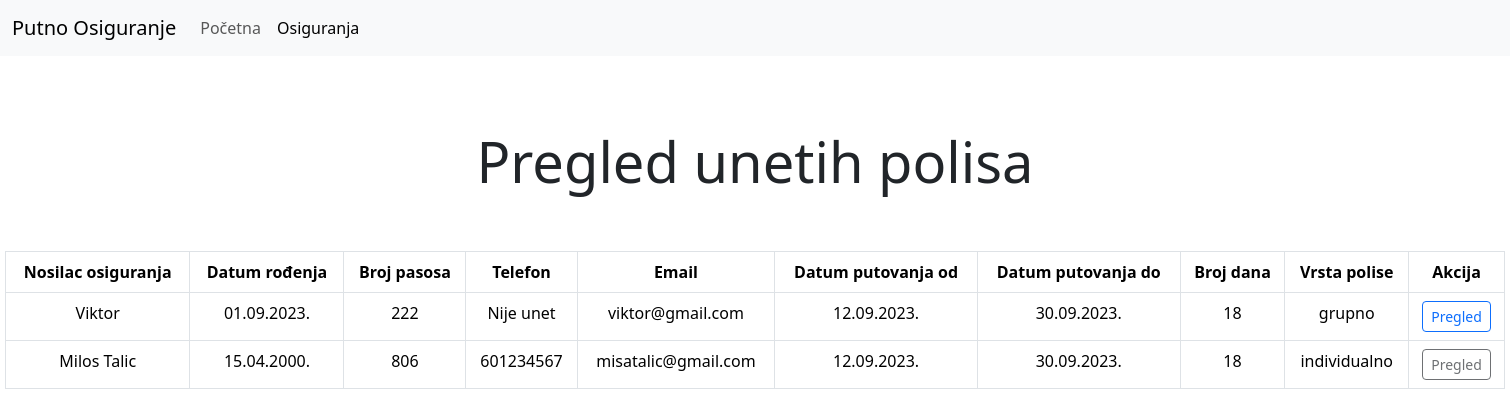
The page /osiguranja.php on the database as committed earlier.
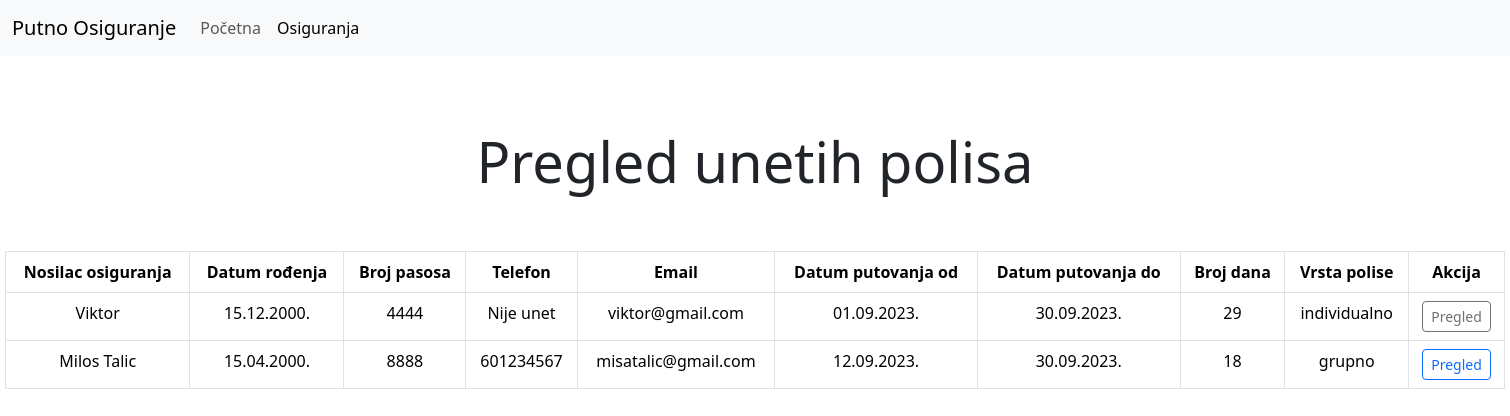
The same page on the database as committed later.
### tables this page shows
CREATE TABLE `osiguranje` (
  `nosilac_osiguranja` varchar(50) NOT NULL,
  `datum_rodjenja` date NOT NULL,
  `broj_pasosa` int(20) NOT NULL,
  `telefon` int(10) DEFAULT NULL,
  `email` varchar(30) NOT NULL,
  `datum_putovanja_od` date NOT NULL,
  `datum_putovanja_do` date NOT NULL,
  `vrsta_polise` varchar(50) NOT NULL
);

### osiguranja.php (the view, shortened to what this page needs)
<!DOCTYPE html>
<html>
<head>
</head>
<link href="https://cdn.jsdelivr.net/npm/bootstrap@5.3.1/dist/css/bootstrap.min.css" rel="stylesheet">
<link href="css/style.css" rel="stylesheet">
<body>
<nav class="navbar navbar-expand-lg bg-body-tertiary">
  <div class="container-fluid">
    <a class="navbar-brand" href="index.php">Putno Osiguranje</a>
    <div class="collapse navbar-collapse" id="navbarNav">
      <ul class="navbar-nav">
        <li class="nav-item">
          <a class="nav-link" href="index.php">Početna</a>
        </li>
        <li class="nav-item">
          <a class="nav-link active" aria-current="page" href="osiguranja.php">Osiguranja</a>
        </li>
      </ul>
    </div>
  </div>
</nav>
<br><br><br>
<h2 class="display-4">Pregled unetih polisa</h2><br><br>
<?php
    $conn  = new mysqli("localhost", "root", "", "putnoosiguranje");
    $sql = "SELECT * FROM osiguranje";
    $result = $conn->query($sql);
    if ($result->num_rows > 0) {
      echo "<table class=\"table table-hover table-bordered\" style=\" width: 1500px; margin-left: auto; margin-right: auto; \"";
      echo "<tr> <th>Nosilac osiguranja</th> <th>Datum rođenja</th> <th>Broj pasosa</th> <th>Telefon</th> <th>Email</th> <th>Datum putovanja od</th> <th>Datum putovanja do</th> <th>Broj dana</th> <th>Vrsta polise</th> <th>Akcija</th> </tr>";
      while ($row = $result->fetch_assoc()) {
        $originalDatum = $row['datum_rodjenja'];
        $noviDatum = date("d.m.Y.", strtotime($originalDatum));
        $originalDatumOd = $row['datum_putovanja_od'];
        $noviDatumOd = date("d.m.Y.", strtotime($originalDatumOd));
        $originalDatumDo = $row['datum_putovanja_do'];
        $noviDatumDo = date("d.m.Y.", strtotime($originalDatumDo));
        $datum_putovanja_od = $row['datum_putovanja_od'];
        $datum_putovanja_do = $row['datum_putovanja_do'];
        $vremenskiZig1 = strtotime($datum_putovanja_od);
        $vremenskiZig2 = strtotime($datum_putovanja_do);
        $razlikaSekunde = abs($vremenskiZig2 - $vremenskiZig1);
        $brojDana = floor($razlikaSekunde / (60 * 60 * 24));
        $grupno = "grupno";
        echo "<tr> <form action=\"osiguranja.php\" method=\"post\"> <td>" . $row["nosilac_osiguranja"] . "</td> <td>" . $noviDatum . "</td> <td>" . $row["broj_pasosa"] . "</td> <td>";
        if($row["telefon"] == 0){
          echo"Nije unet";
        }
        else {echo "" . $row["telefon"] . "";
          }
        echo " <td>" . $row["email"] . "</td>
        <td>" . $noviDatumOd . "</td> <td>" . $noviDatumDo . "</td> <td>" . $brojDana . "</td> <td>" . $row["vrsta_polise"] . "</td>";
        if($row["vrsta_polise"] == $grupno){
          echo " <td> <input type=\"hidden\" name=\"broj_pasosa\" value=" . $row["broj_pasosa"] . "> <button type=\"submit\" class=\"btn btn-outline-primary btn-sm\" name=\"pregled_dodatno\">Pregled</button> </td>";
        }
        else{
          echo " <td> <input type=\"hidden\" name=\"broj_pasosa\" value=" . $row["broj_pasosa"] . "> <button type=\"submit\" class=\"btn btn-outline-dark btn-sm\" name=\"pregled_dodatno\" disabled>Pregled</button> </td>";
        }
        echo "</form> </tr>";
        }
        echo "</table>";
        } else {
          echo "<p class=\"h5\">Nema rezultata.</p><br>";
        }
?>
</body>

### css/style.css (style rules this page uses)
body { text-align: center; }

Rows that differ between the two databases and show on the page:
removed osiguranje: nosilac_osiguranja "Viktor", datum_rodjenja "01.09.2023.", broj_pasosa "222", telefon "Nije unet", email "viktor@gmail.com", datum_putovanja_od "12.09.2023.", datum_putovanja_do "30.09.2023.", brojDana "18", vrsta_polise "grupno"
removed osiguranje: nosilac_osiguranja "Milos Talic", datum_rodjenja "15.04.2000.", broj_pasosa "806", telefon "601234567", email "misatalic@gmail.com", datum_putovanja_od "12.09.2023.", datum_putovanja_do "30.09.2023.", brojDana "18", vrsta_polise "individualno"
added osiguranje: nosilac_osiguranja "Viktor", datum_rodjenja "15.12.2000.", broj_pasosa "4444", telefon "Nije unet", email "viktor@gmail.com", datum_putovanja_od "01.09.2023.", datum_putovanja_do "30.09.2023.", brojDana "29", vrsta_polise "individualno"
added osiguranje: nosilac_osiguranja "Milos Talic", datum_rodjenja "15.04.2000.", broj_pasosa "8888", telefon "601234567", email "misatalic@gmail.com", datum_putovanja_od "12.09.2023.", datum_putovanja_do "30.09.2023.", brojDana "18", vrsta_polise "grupno"
